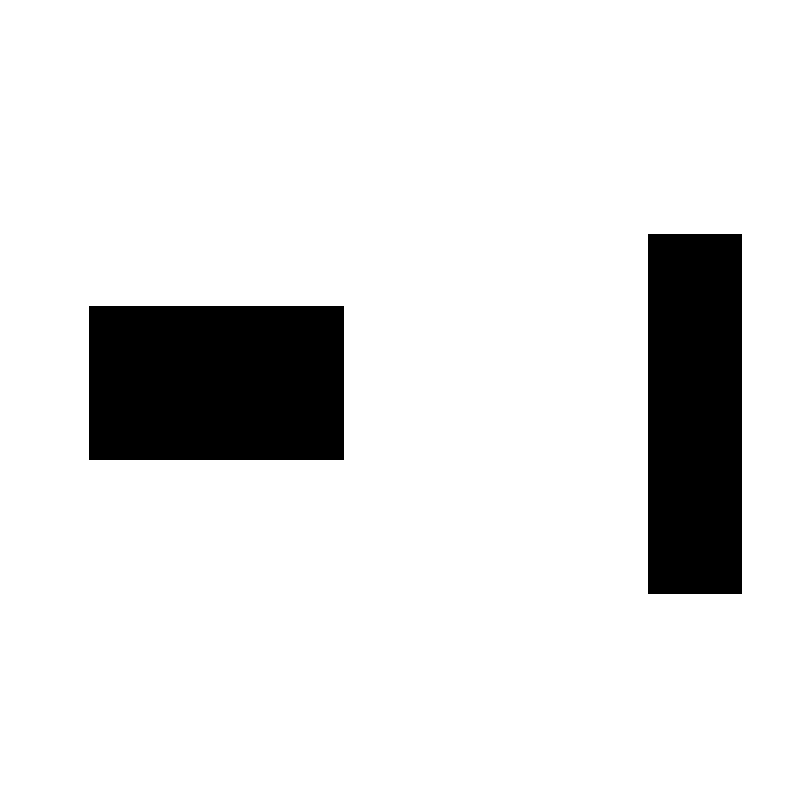
%> input picture Homework_3_matlab/newmap.png, 800 x 800 px
$ octave RRT.m   (GNU Octave 9; MATLAB toolbox functions it lacks are replaced by stand-ins)
%> lines starting %> are read from the running program, lines starting %| are printed output that depends on the picture; in (x1, y1, x2, y2) boxes, pixels count from 0 and x2, y2 are one past the last pixel; in counts of white or black regions, pixels touching at a corner belong together; the program's own positions count from 1
### Homework_3_matlab/collisionChecking.m
function feasible=collisionChecking(startPose,goalPose,map)

feasible=true;
dir=atan2(goalPose(1)-startPose(1),goalPose(2)-startPose(2));
for r=0:0.5:sqrt(sum((startPose-goalPose).^2))
    posCheck = startPose + r.*[sin(dir) cos(dir)];
    if ~(feasiblePoint(ceil(posCheck),map) && feasiblePoint(floor(posCheck),map) && ...
            feasiblePoint([ceil(posCheck(1)) floor(posCheck(2))],map) && feasiblePoint([floor(posCheck(1)) ceil(posCheck(2))],map))
        feasible=false;break;
    end
    if ~feasiblePoint([floor(goalPose(1)),ceil(goalPose(2))],map), feasible=false; end

end

function feasible=feasiblePoint(point,map)
feasible=true;
if ~(point(1)>=1 &&  point(1)<=size(map,1) && point(2)>=1 && point(2)<=size(map,2) && map(point(2),point(1))==255)
    feasible=false;
end

### Homework_3_matlab/RRT.m
%***************************************
%Author: Chaoqun Wang
%Date: 2019-10-15
%***************************************
%% 流程初始化
clear all; close all;
x_I=1; y_I=1;           % 设置初始点
x_G=700; y_G=700;       % 设置目标点
Thr=50;                 %设置目标点阈值
Delta= 30;              % 设置扩展步长
%% 建树初始化
T.v(1).x = x_I;         % T是我们要做的树，v是节点，这里先把起始点加入到T里面来
T.v(1).y = y_I;
T.v(1).xPrev = x_I;     % 起始节点的父节点仍然是其本身
T.v(1).yPrev = y_I;
T.v(1).dist=0;          %从父节点到该节点的距离，这里可取欧氏距离
T.v(1).indPrev = 0;     %
T.v(2).x = 2;
%% 开始构建树——作业部分
figure(1);
ImpRgb=imread('newmap.png');
%> ImpRgb is the input picture: size 800x800x3 uint8; 88.6% white; 2 black regions, box (x1, y1, x2, y2) and area: (89, 306, 344, 460) 39270, (648, 234, 742, 594) 33840
Imp=rgb2gray(ImpRgb);
imshow(Imp)
xL=size(Imp,1);%地图x轴长度
%> xL = 800
yL=size(Imp,2);%地图y轴长度
%> yL = 800
hold on
plot(x_I, y_I, 'ro', 'MarkerSize',10, 'MarkerFaceColor','r');
plot(x_G, y_G, 'go', 'MarkerSize',10, 'MarkerFaceColor','g');% 绘制起点和目标点
count=1;
for iter = 1:3000
    %Step 1: 在地图中随机采样一个点x_rand
    %提示：用（x_rand(1),x_rand(2)）表示环境中采样点的坐标
    % x_rand = [floor(rand(1)*xL),floor(rand(1)*yL)];
    x_rand = randi([1,yL],1,2);
    %Step 2: 遍历树，从树中找到最近邻近点x_near
    %提示：x_near已经在树T里
    dist = realmax();
    idx_tmp = 1;
    for i = 1:count
        dist_tmp = sqrt((T.v(i).x-x_rand(1))^2+(T.v(i).y-x_rand(2))^2);
        if dist_tmp<dist
            dist = dist_tmp;
            idx_tmp = i;
        end
    end
%> after the loop, idx_tmp = 1
    x_near=[T.v(idx_tmp).x,T.v(idx_tmp).y];
%> x_near = [1 1]

    %Step 3: 扩展得到x_new节点
    %提示：注意使用扩展步长Delta
    x_new=x_near + Delta * [x_rand(1)-x_near(1),x_rand(2)-x_near(2)] /...
                   sqrt((x_rand(1)-x_near(1))^2+(x_rand(2)-x_near(2))^2);
%> x_new = [23.32 21.04]
    %检查节点是否是collision-free
    if ~collisionChecking(x_near,x_new,Imp)
%> after the loop in collisionChecking, `for r=0:0.5:sqrt(sum((startPose-goalPose).^2))`: feasible = true
        continue;
    end

    %Step 4: 将x_new插入树T
    %提示：新节点x_new的父节点是x_near
    count=count+1;
%> count = 2
    T.v(count).x = x_new(1);
    T.v(count).y = x_new(2);
    T.v(count).xPrev = x_near(1);
    T.v(count).yPrev = x_near(2);
    T.v(count).dist = T.v(idx_tmp).dist+dist;
    T.v(count).indPrev = idx_tmp;
    %Step 5:检查是否到达目标点附近
    %提示：注意使用目标点阈值Thr，若当前节点和终点的欧式距离小于Thr，则跳出当前for循环
    if(sqrt((x_new(1)-x_G)^2+(x_new(2)-y_G)^2)<Thr)
        break;
    end
    %Step 6:将x_near和x_new之间的路径画出来
    %提示 1：使用plot绘制，因为要多次在同一张图上绘制线段，所以每次使用plot后需要接上hold on命令
    %提示 2：在判断终点条件弹出for循环前，记得把x_near和x_new之间的路径画出来
    plot([x_near(1),x_new(1)],[x_near(2),x_new(2)],'-r')
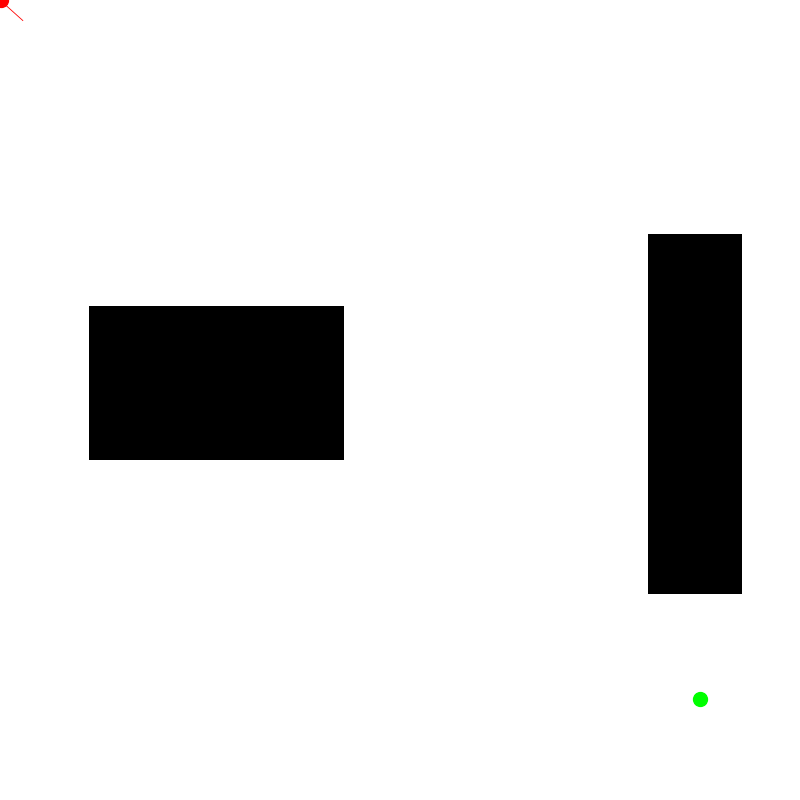
%> figure redrawn from the program's plot data
    hold on;

    pause(0.01); %暂停0.1s，使得RRT扩展过程容易观察
end
%% 路径已经找到，反向查询
if iter < 2000
    path.pos(1).x = x_G; path.pos(1).y = y_G;
    path.pos(2).x = T.v(end).x; path.pos(2).y = T.v(end).y;
    pathIndex = T.v(end).indPrev; % 终点加入路径
    j=0;
    while 1
        path.pos(j+3).x = T.v(pathIndex).x;
        path.pos(j+3).y = T.v(pathIndex).y;
        pathIndex = T.v(pathIndex).indPrev;
        if pathIndex == 1
            break
        end
        j=j+1;
    end  % 沿终点回溯到起点
    path.pos(end+1).x = x_I; path.pos(end).y = y_I; % 起点加入路径
    for j = 2:length(path.pos)
        plot([path.pos(j).x; path.pos(j-1).x;], [path.pos(j).y; path.pos(j-1).y], 'b', 'Linewidth', 3);
    end
%> this loop made 41 passes
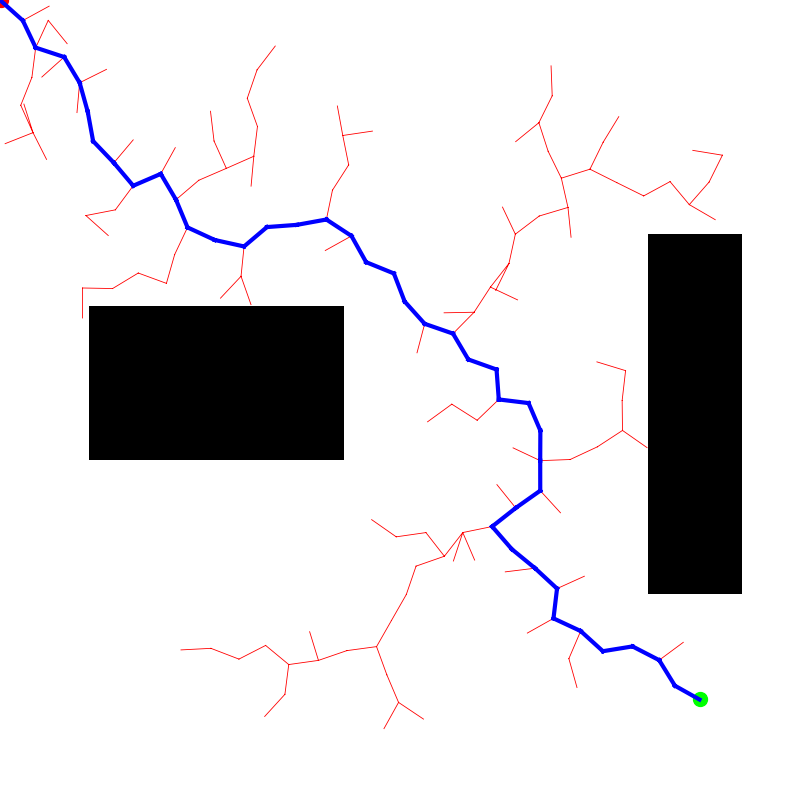
%> figure redrawn from the program's plot data
else
    disp('Error, no path found!');
end
